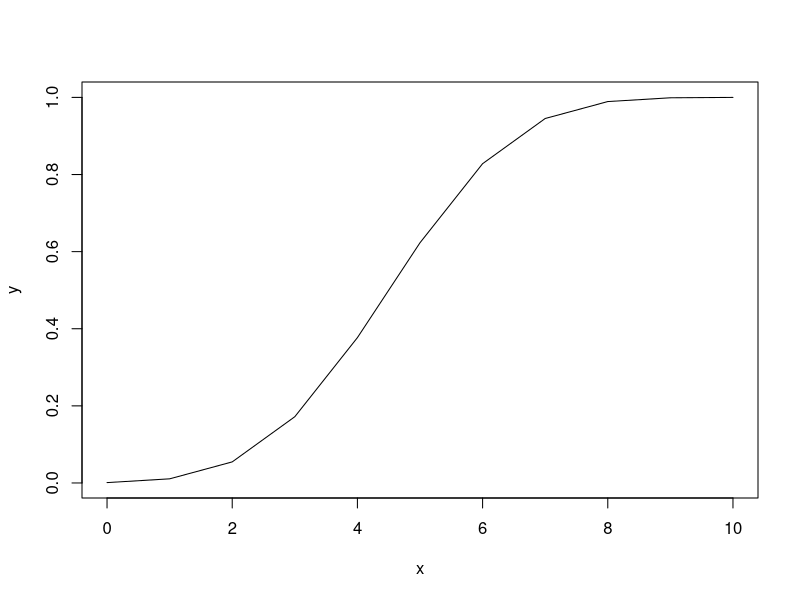
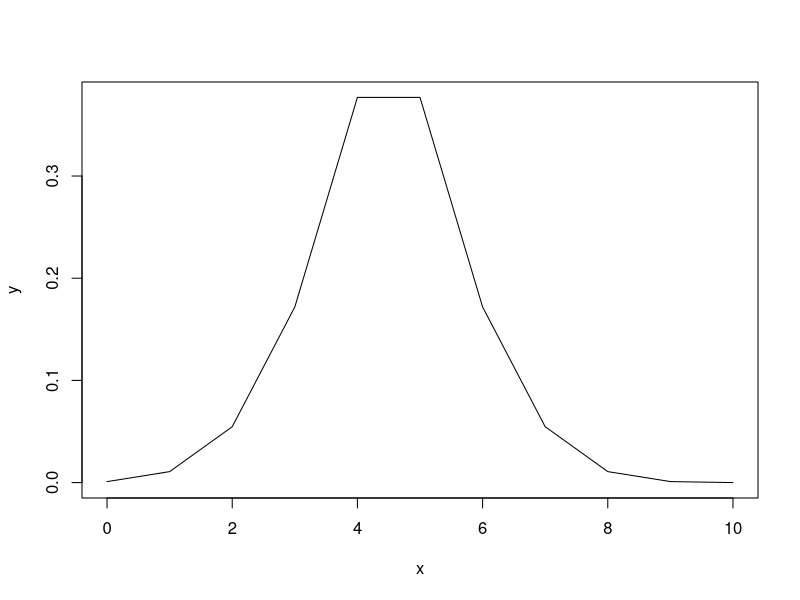
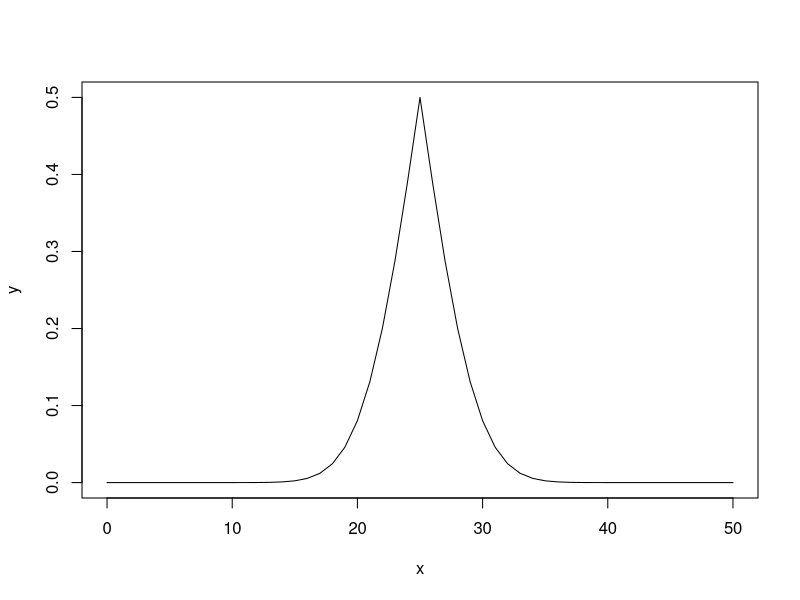
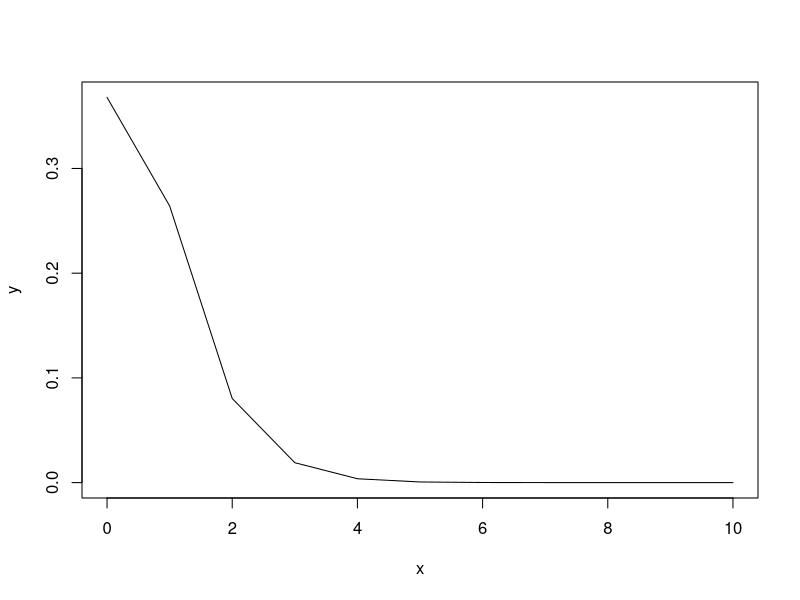

The R script that drew these images, in order:
## ---- chunk 1
library(tidyverse)
## ---- chunk 2
x <- pbinom(q = 9, # number successes, 9 heads
            size = 10, # number of trials, 10 flips
            prob = 0.5) # probability with a fair coin

round(x,4)
## ---- chunk 3
1 - round(x,4)
## ---- chunk 4
# number of successes
# start at 0 for no heads
x <- 0:10
# cumulative probability to left of outcome
y <- pbinom(x,
            size = 10, 
            prob = 0.5, 
            lower.tail = T)

# cumulative probability of results to the left
plot(x,
     y,
     type="l") # line plot
## ---- chunk 5
# any value greater than 0.5 is subtracted from 1
y[y > 0.5] <- 1 - y[y > 0.5]

plot(x,
     y,
     type="l")
## ---- chunk 6
# number of successes
# start at 0 for no heads
x <- 0:50
# cumulative probability to left of outcome
y <- pbinom(x,
            size = length(x), 
            prob = 0.5, 
            lower.tail = T)

# any value greater than 0.5 is subtracted from 1
y[y > 0.5] <- 1 - y[y > 0.5]

plot(x,
     y,
     type="l")
## ---- chunk 7
binom.test(x = 3,   # three successes
           n = 10,  # ten flips
           p = 0.5) # 50% chance on fair coin
## ---- chunk 8
binom.test(x = 300,
           n = 1000,
           p = 0.5)
## ---- chunk 9
binom_result <- binom.test(x = 3,
                           n = 10,
                           p = 0.5)

binom_result$p.value %>% round(2)
## ---- chunk 10
binom_result$conf.int
## ---- chunk 11
x <- 0:10
y <- ppois(x,lambda = 1)

# any value greater than 0.5 is subtracted from 1
y[y > 0.5] <- 1 - y[y > 0.5]

plot(x,y,type="l")
## ---- chunk 12
pbinom(q = 3,
       size = 10,
       prob = 0.5)
## ---- chunk 13
dbinom(x = 0:3, 
       size = 10, 
       prob = 0.5)
## ---- chunk 14
dbinom(x = 0:3, 
       size = 10, 
       prob = 0.5) %>%
  sum()
## ---- chunk 15
dbinom(x = 3:6,
       size = 10,
       prob = 0.5) %>% 
  sum() %>% 
  round(4)
## ---- chunk 16
dpois(x = 0:1,
      lambda = 0.5)
## ---- chunk 17
1 - dpois(x = 0:1, lambda = 0.5) %>% 
  sum()
